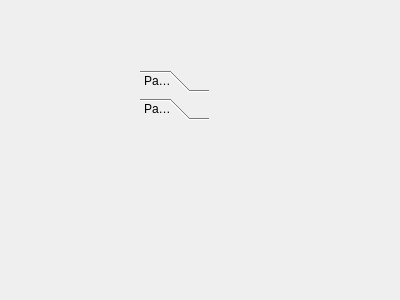
<?xml version="1.0" encoding="UTF-8"?>
<ui version="4.0">
 <class>connectForm</class>
 <widget class="QWidget" name="connectForm">
  <property name="geometry">
   <rect>
    <x>0</x>
    <y>0</y>
    <width>400</width>
    <height>300</height>
   </rect>
  </property>
  <property name="windowTitle">
   <string>Form</string>
  </property>
  <widget class="QToolBox" name="toolBox">
   <property name="geometry">
    <rect>
     <x>140</x>
     <y>70</y>
     <width>69</width>
     <height>121</height>
    </rect>
   </property>
   <property name="currentIndex">
    <number>1</number>
   </property>
   <widget class="QWidget" name="page">
    <property name="geometry">
     <rect>
      <x>0</x>
      <y>0</y>
      <width>69</width>
      <height>69</height>
     </rect>
    </property>
    <attribute name="label">
     <string>Page 1</string>
    </attribute>
   </widget>
   <widget class="QWidget" name="page_2">
    <property name="geometry">
     <rect>
      <x>0</x>
      <y>0</y>
      <width>69</width>
      <height>69</height>
     </rect>
    </property>
    <attribute name="label">
     <string>Page 2</string>
    </attribute>
   </widget>
  </widget>
 </widget>
 <resources/>
 <connections/>
</ui>
